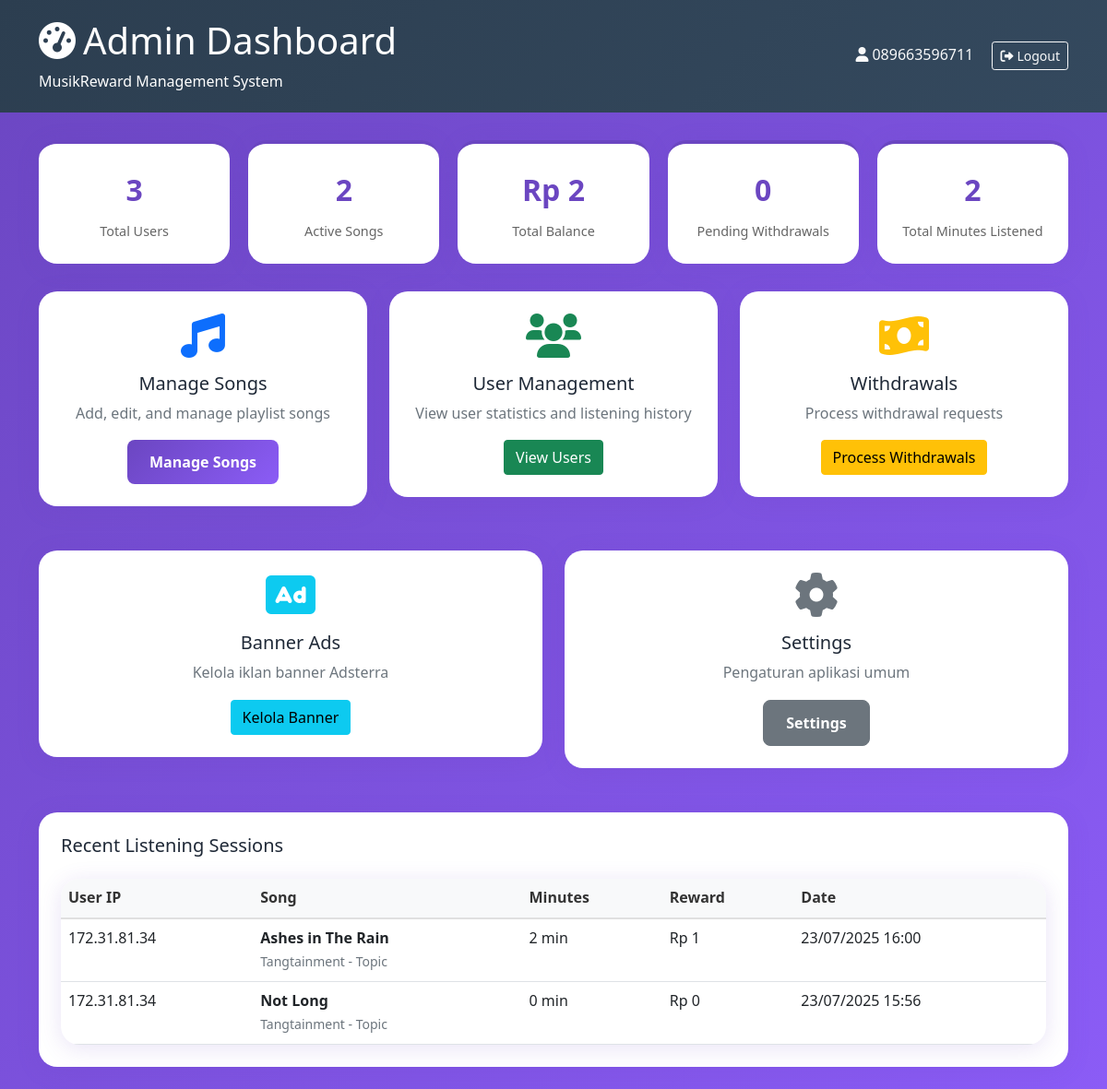
Before: /admin/index.php (signed in) with the older database file.
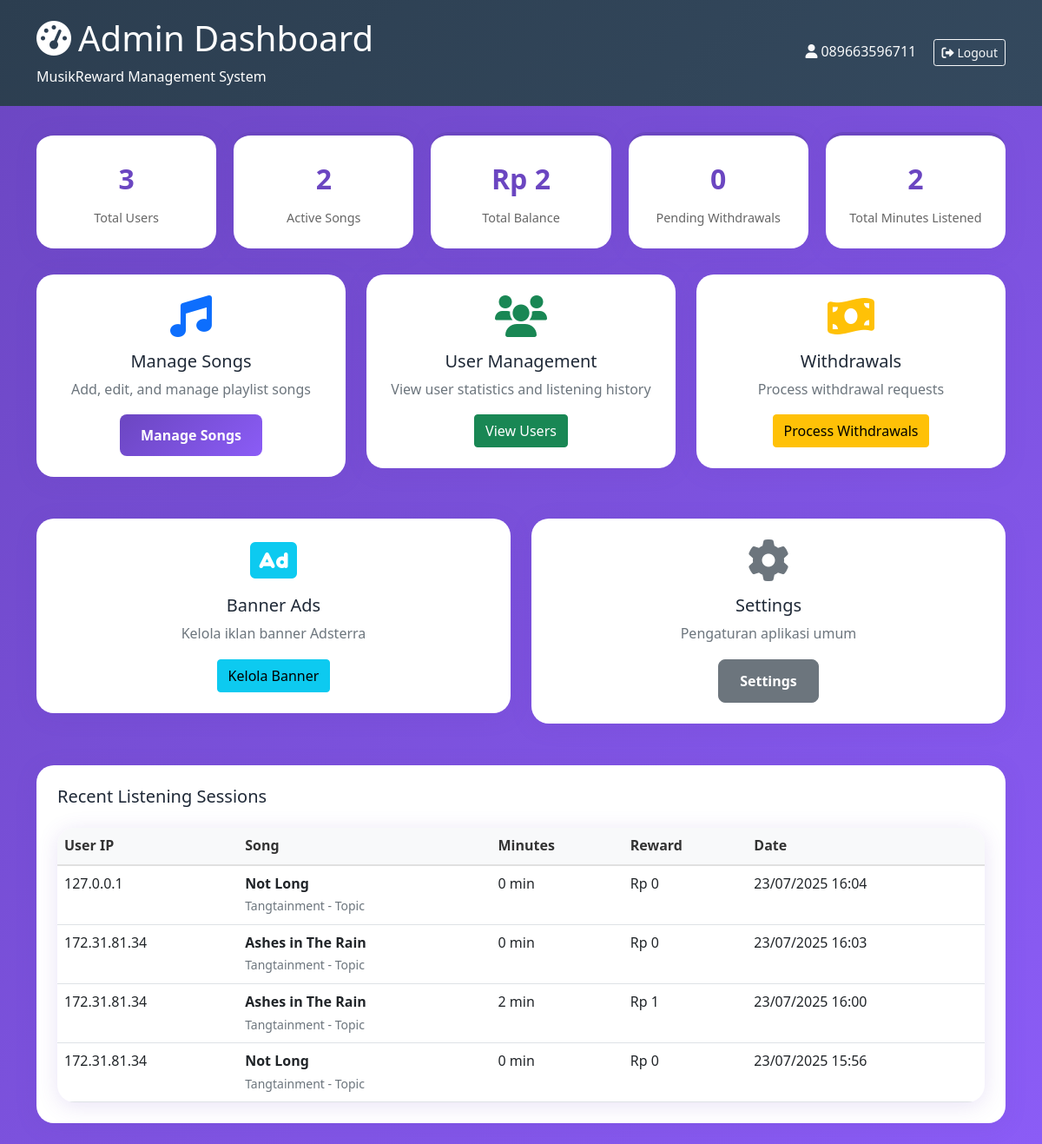
After: the same page with the newer database file.
### tables this page shows
CREATE TABLE listening_sessions (
            id INTEGER PRIMARY KEY AUTOINCREMENT,
            user_ip TEXT NOT NULL,
            song_id INTEGER NOT NULL,
            minutes_listened INTEGER DEFAULT 0,
            reward_earned REAL DEFAULT 0.00,
            completed INTEGER DEFAULT 0,
            created_at DATETIME DEFAULT CURRENT_TIMESTAMP,
            FOREIGN KEY (song_id) REFERENCES songs(id)
        );

CREATE TABLE songs (
            id INTEGER PRIMARY KEY AUTOINCREMENT,
            youtube_id TEXT NOT NULL,
            title TEXT NOT NULL,
            artist TEXT NOT NULL,
            thumbnail_url TEXT,
            duration INTEGER DEFAULT 0,
            is_active INTEGER DEFAULT 1,
            created_at DATETIME DEFAULT CURRENT_TIMESTAMP
        );

### admin/index.php (the view, shortened to what this page needs)
<?php
require_once '../config/database.php';
$stmt = $pdo->query("SELECT COUNT(*) as total_users FROM users");
$totalUsers = $stmt->fetch()['total_users'];
$stmt = $pdo->query("SELECT COUNT(*) as total_songs FROM songs WHERE is_active = 1");
$totalSongs = $stmt->fetch()['total_songs'];
$stmt = $pdo->query("SELECT SUM(balance) as total_balance FROM users");
$totalBalance = $stmt->fetch()['total_balance'] ?: 0;
$stmt = $pdo->query("SELECT COUNT(*) as pending_withdrawals FROM withdrawals WHERE status = 'pending'");
$pendingWithdrawals = $stmt->fetch()['pending_withdrawals'];
$stmt = $pdo->query("SELECT SUM(minutes_listened) as total_minutes FROM listening_sessions");
$totalMinutes = $stmt->fetch()['total_minutes'] ?: 0;
?>
<!DOCTYPE html>
<html lang="id">
<head>
    <link href="https://cdn.jsdelivr.net/npm/bootstrap@5.1.3/dist/css/bootstrap.min.css" rel="stylesheet">
    <link href="https://cdnjs.cloudflare.com/ajax/libs/font-awesome/6.0.0/css/all.min.css" rel="stylesheet">
    <link href="../assets/css/style.css" rel="stylesheet">
</head>
<body>
    <div class="admin-header">
        <div class="container">
            <div class="d-flex justify-content-between align-items-center">
                <div>
                    <h1><i class="fas fa-tachometer-alt me-2"></i>Admin Dashboard</h1>
                    <p class="mb-0">MusikReward Management System</p>
                </div>
                <div>
                    <span class="text-light me-3">
                        <i class="fas fa-user me-1"></i><?= htmlspecialchars($_SESSION['admin_username']) ?>
                    </span>
                    <a href="?logout=1" class="btn btn-outline-light btn-sm">
                        <i class="fas fa-sign-out-alt me-1"></i>Logout
                    </a>
                </div>
            </div>
        </div>
    </div>
    <div class="container">
        <div class="stats-grid">
            <div class="stat-card">
                <div class="stat-number"><?= number_format($totalUsers) ?></div>
                <div class="stat-label">Total Users</div>
            </div>
            <div class="stat-card">
                <div class="stat-number"><?= number_format($totalSongs) ?></div>
                <div class="stat-label">Active Songs</div>
            </div>
            <div class="stat-card">
                <div class="stat-number">Rp <?= number_format($totalBalance, 0, ',', '.') ?></div>
                <div class="stat-label">Total Balance</div>
            </div>
            <div class="stat-card">
                <div class="stat-number"><?= number_format($pendingWithdrawals) ?></div>
                <div class="stat-label">Pending Withdrawals</div>
            </div>
            <div class="stat-card">
                <div class="stat-number"><?= number_format($totalMinutes) ?></div>
                <div class="stat-label">Total Minutes Listened</div>
            </div>
        </div>
        <div class="row">
            <div class="col-md-4 mb-4">
                <div class="admin-card text-center">
                    <i class="fas fa-music text-primary mb-3" style="font-size: 3rem;"></i>
                    <h5>Manage Songs</h5>
                    <p class="text-muted">Add, edit, and manage playlist songs</p>
                    <a href="songs.php" class="btn btn-primary">Manage Songs</a>
                </div>
            </div>
            <div class="col-md-4 mb-4">
                <div class="admin-card text-center">
                    <i class="fas fa-users text-success mb-3" style="font-size: 3rem;"></i>
                    <h5>User Management</h5>
                    <p class="text-muted">View user statistics and listening history</p>
                    <a href="users.php" class="btn btn-success">View Users</a>
                </div>
            </div>
            <div class="col-md-4 mb-4">
                <div class="admin-card text-center">
                    <i class="fas fa-money-bill-wave text-warning mb-3" style="font-size: 3rem;"></i>
                    <h5>Withdrawals</h5>
                    <p class="text-muted">Process withdrawal requests</p>
                    <a href="withdrawals.php" class="btn btn-warning">Process Withdrawals</a>
                </div>
            </div>
        </div>
        <div class="row">
            <div class="col-md-6 mb-4">
                <div class="admin-card text-center">
                    <i class="fas fa-ad text-info mb-3" style="font-size: 3rem;"></i>
                    <h5>Banner Ads</h5>
                    <p class="text-muted">Kelola iklan banner Adsterra</p>
                    <a href="banner_ads.php" class="btn btn-info">Kelola Banner</a>
                </div>
            </div>
            <div class="col-md-6 mb-4">
                <div class="admin-card text-center">
                    <i class="fas fa-cog text-secondary mb-3" style="font-size: 3rem;"></i>
                    <h5>Settings</h5>
                    <p class="text-muted">Pengaturan aplikasi umum</p>
                    <a href="#" class="btn btn-secondary">Settings</a>
                </div>
            </div>
        </div>
        <div class="admin-card">
            <h5 class="mb-4">Recent Listening Sessions</h5>
            <div class="table-responsive">
                <table class="table">
                    <thead>
                        <tr>
                            <th>User IP</th>
                            <th>Song</th>
                            <th>Minutes</th>
                            <th>Reward</th>
                            <th>Date</th>
                        </tr>
                    </thead>
                    <tbody>
                        <?php
                        $stmt = $pdo->query("
                            SELECT ls.*, s.title, s.artist
                            FROM listening_sessions ls
                            JOIN songs s ON ls.song_id = s.id
                            ORDER BY ls.created_at DESC
                            LIMIT 10
                        ");
                        $sessions = $stmt->fetchAll();
                        foreach ($sessions as $session): ?>
                        <tr>
                            <td><?= htmlspecialchars($session['user_ip']) ?></td>
                            <td>
                                <strong><?= htmlspecialchars($session['title']) ?></strong><br>
                                <small class="text-muted"><?= htmlspecialchars($session['artist']) ?></small>
                            </td>
                            <td><?= $session['minutes_listened'] ?> min</td>
                            <td>Rp <?= number_format($session['reward_earned'], 0, ',', '.') ?></td>
                            <td><?= date('d/m/Y H:i', strtotime($session['created_at'])) ?></td>
                        </tr>
                        <?php endforeach; ?>
                    </tbody>
                </table>
            </div>
        </div>
    </div>
</body>
</html>

### assets/css/style.css (style rules this page uses)
:root { --primary-color: #6B46C1; --secondary-color: #8B5CF6; --tertiary-color: #3B82F6; --accent-color: #92400E; --success-color: #10B981; --background-color: #F8FAFC; --wave-gradient: linear-gradient(135deg, #6B46C1 0%, #8B5CF6 25%, #3B82F6 50%, #92400E 75%, #6B46C1 100%); --card-shadow: 0 4px 25px rgba(107, 70, 193, 0.15); --border-radius: 20px; }
* { margin: 0; padding: 0; box-sizing: border-box; }
body { font-family: 'Segoe UI', Tahoma, Geneva, Verdana, sans-serif; background: var(--wave-gradient); background-size: 400% 400%; animation: waveAnimation 15s ease-in-out infinite; line-height: 1.6; color: #1F2937; min-height: 100vh; }
.btn-primary { background: linear-gradient(135deg, var(--primary-color), var(--secondary-color)); border: none; border-radius: 8px; padding: 12px 24px; font-weight: 600; transition: all 0.3s ease; }
.btn-secondary { border-radius: 8px; padding: 12px 24px; font-weight: 600; }
.admin-header { background: linear-gradient(135deg, #2C3E50, #34495E); color: white; padding: 20px; margin-bottom: 30px; }
.admin-card { background: white; border-radius: var(--border-radius); box-shadow: var(--card-shadow); padding: 24px; margin-bottom: 24px; }
.stats-grid { display: grid; grid-template-columns: repeat(auto-fit, minmax(200px, 1fr)); gap: 20px; margin-bottom: 30px; }
.stat-card { background: white; border-radius: var(--border-radius); padding: 24px; text-align: center; box-shadow: var(--card-shadow); border-top: 4px solid var(--primary-color); }
.stat-number { font-size: 2rem; font-weight: bold; color: var(--primary-color); margin-bottom: 8px; }
.stat-label { color: #666; font-size: 0.9rem; }
.table-responsive { border-radius: var(--border-radius); overflow: hidden; box-shadow: var(--card-shadow); }
.table { margin-bottom: 0; }
.table thead th { background-color: #F8F9FA; border-bottom: 2px solid #E0E0E0; font-weight: 600; color: #333; }

Changed rows visible on the page:
added listening_sessions: user_ip "127.0.0.1", song.title "Not Long", song.artist "Tangtainment - Topic", minutes_listened "0", reward_earned "0", created_at "23/07/2025 16:04"
added listening_sessions: user_ip "172.31.81.34", song.title "Ashes in The Rain", song.artist "Tangtainment - Topic", minutes_listened "0", reward_earned "0", created_at "23/07/2025 16:03"
